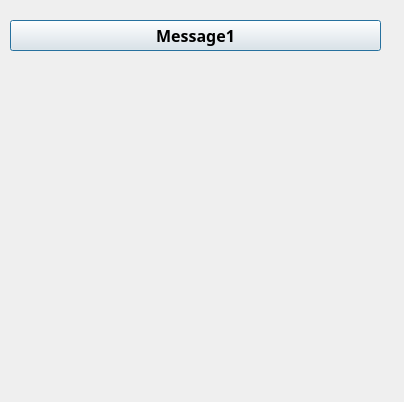
<?xml version="1.0" encoding="UTF-8"?>
<ui version="4.0">
 <class>Message</class>
 <widget class="QDialog" name="Message">
  <property name="geometry">
   <rect>
    <x>0</x>
    <y>0</y>
    <width>404</width>
    <height>402</height>
   </rect>
  </property>
  <property name="windowTitle">
   <string>Dialog</string>
  </property>
  <property name="styleSheet">
   <string notr="true">image: url(:/pic_main/25.jpg);</string>
  </property>
  <widget class="QPushButton" name="pushButton">
   <property name="geometry">
    <rect>
     <x>10</x>
     <y>20</y>
     <width>371</width>
     <height>31</height>
    </rect>
   </property>
   <property name="font">
    <font>
     <family>微软雅黑</family>
     <pointsize>12</pointsize>
     <weight>75</weight>
     <bold>true</bold>
    </font>
   </property>
   <property name="cursor">
    <cursorShape>PointingHandCursor</cursorShape>
   </property>
   <property name="text">
    <string>Message1</string>
   </property>
  </widget>
 </widget>
 <resources/>
 <connections/>
</ui>
